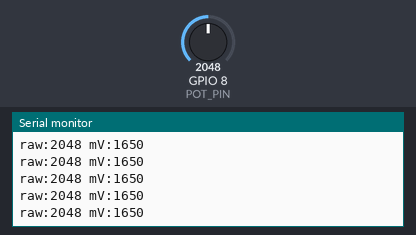
Simulated run of this sketch. Board: ESP32. On the bench: the last lines printed to the serial monitor. The test bench sets the inputs (shaded band); at power-on: GPIO 8 (POT_PIN) = 2048 (analog values on the 0–4095 scale).

Above: at 1.2 s.
1.3 s: GPIO 8 (POT_PIN) set to 2866
At 1.31 s:
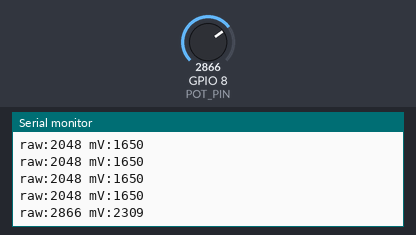
2.8 s: GPIO 8 (POT_PIN) set to 3040
At 2.81 s:
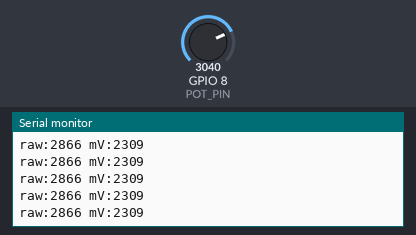
Timing chart, 0 to 5.8 s (numbered marks = the images above; inputs shaded):
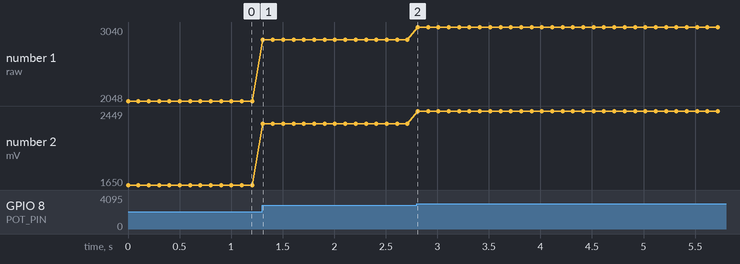

Measured:
- after the input at 1.3 s, the serial monitor: prints a new line at once (image 1)
- plotted number 1: 2048 → 2866 after the input at 1.3 s, 2866 → 3040 after the input at 2.8 s
- plotted number 2: 1650 → 2309 after the input at 1.3 s, 2309 → 2449 after the input at 2.8 s

The sketch:

pot_test.ino
```cpp
// pot_test.ino — check the potentiometer on D9 by itself, without MIDI.
//
// Upload, then open Tools > Serial Monitor (or Serial Plotter) at 115200 baud
// and turn the knob. Expect raw to sweep about 0..4095 and volts 0..3.3.

const uint8_t POT_PIN = D9;

void setup() {
  Serial.begin(115200);
  while (!Serial && millis() < 3000) {}  // wait up to 3 s for the monitor
  analogReadResolution(12);
  pinMode(POT_PIN, INPUT);
  analogSetPinAttenuation(POT_PIN, ADC_11db);  // full 0..~3.1 V range
  Serial.print("D9 is GPIO ");
  Serial.println(digitalPinToGPIONumber(POT_PIN));
}

void loop() {
  int raw = analogRead(POT_PIN);
  int mv = analogReadMilliVolts(POT_PIN);
  Serial.print("raw:");
  Serial.print(raw);
  Serial.print(" mV:");
  Serial.println(mv);
  delay(100);
}
```
